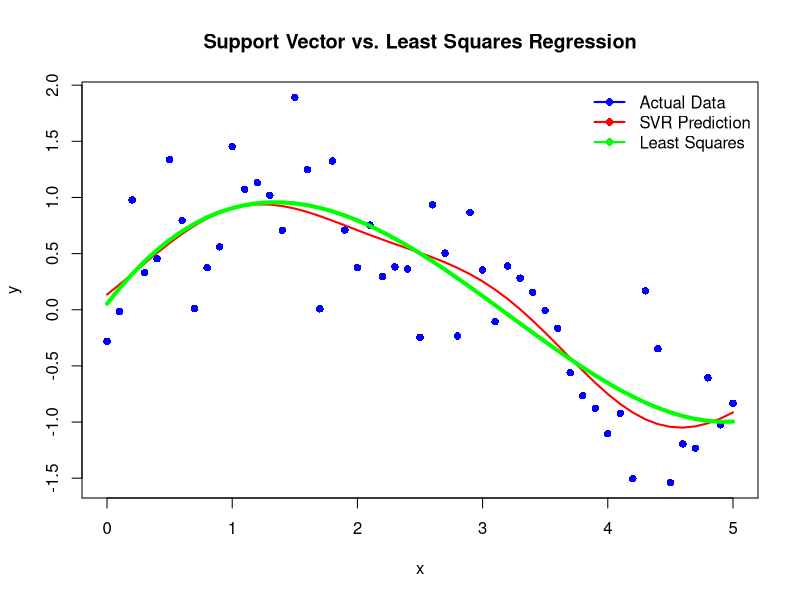

Generate this figure with R:
library(e1071)

# Generate some synthetic data
set.seed(123)
x <- seq(0, 5, by = 0.1)
y <- sin(x) + rnorm(length(x), sd = 0.5)

# Put data into a data frame
data <- data.frame(x = x, y = y)

# Train SVR model
model_svm <- svm(y ~ x, data = data, type = "eps-regression", kernel = "radial")

model_lm <- lm(y ~ x+I(x^2)+I(x^3)+I(x^4), data = data)

model_svm

# Predict with the trained model
predictions <- predict(model_svm, data)
predict_lm <- predict(model_lm,data)

# Plot the results
plot(x, y, main="Support Vector vs. Least Squares Regression", col="blue", pch=16)
lines(x, predictions, col="red", lwd=2)
lines(x,predict_lm,col="green",lwd=4)
legend("topright", legend=c("Actual Data", "SVR Prediction","Least Squares"), col=c("blue", "red","green"), lwd=2, pch=16, bty="n")


library(digest)
library(here)
library(rmarkdown)
